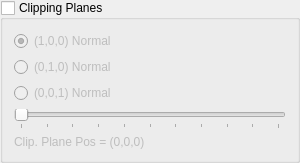
                                       <widget class="QGroupBox" name="ClippBox">
                                          <property name="enabled">
                                             <bool>true</bool>
                                          </property>
                                          <property name="sizePolicy">
                                             <sizepolicy hsizetype="Minimum" vsizetype="Preferred">
                                                <horstretch>0</horstretch>
                                                <verstretch>0</verstretch>
                                             </sizepolicy>
                                          </property>
                                          <property name="minimumSize">
                                             <size>
                                                <width>300</width>
                                                <height>0</height>
                                             </size>
                                          </property>
                                          <property name="toolTip">
                                             <string>Options for the clipping plane </string>
                                          </property>
                                          <property name="statusTip">
                                             <string>Options for the clipping plane </string>
                                          </property>
                                          <property name="whatsThis">
                                             <string>Options for the clipping plane </string>
                                          </property>
                                          <property name="title">
                                             <string>Clipping Planes</string>
                                          </property>
                                          <property name="checkable">
                                             <bool>true</bool>
                                          </property>
                                          <property name="checked">
                                             <bool>false</bool>
                                          </property>
                                          <layout class="QVBoxLayout" name="ClippPlaneLayout">
                                             <item>
                                                <widget class="QRadioButton" name="ClippPlaneXCheck">
                                                   <property name="enabled">
                                                      <bool>false</bool>
                                                   </property>
                                                   <property name="toolTip">
                                                      <string>Normal of the plane along the x direction</string>
                                                   </property>
                                                   <property name="statusTip">
                                                      <string>Normal of the plane along the x direction</string>
                                                   </property>
                                                   <property name="whatsThis">
                                                      <string>Normal of the plane along the x direction</string>
                                                   </property>
                                                   <property name="autoFillBackground">
                                                      <bool>false</bool>
                                                   </property>
                                                   <property name="text">
                                                      <string>(1,0,0) Normal</string>
                                                   </property>
                                                   <property name="checked">
                                                      <bool>true</bool>
                                                   </property>
                                                   <attribute name="buttonGroup">
                                                      <string notr="true">ClippingPlaneSelector</string>
                                                   </attribute>
                                                </widget>
                                             </item>
                                             <item>
                                                <widget class="QRadioButton" name="ClippPlaneYCheck">
                                                   <property name="toolTip">
                                                      <string>Normal of the plane along the y direction</string>
                                                   </property>
                                                   <property name="statusTip">
                                                      <string>Normal of the plane along the y direction</string>
                                                   </property>
                                                   <property name="whatsThis">
                                                      <string>Normal of the plane along the y direction</string>
                                                   </property>
                                                   <property name="autoFillBackground">
                                                      <bool>false</bool>
                                                   </property>
                                                   <property name="text">
                                                      <string>(0,1,0) Normal</string>
                                                   </property>
                                                   <attribute name="buttonGroup">
                                                      <string notr="true">ClippingPlaneSelector</string>
                                                   </attribute>
                                                </widget>
                                             </item>
                                             <item>
                                                <widget class="QRadioButton" name="ClippPlaneZCheck">
                                                   <property name="toolTip">
                                                      <string>Normal of the plane along the z direction</string>
                                                   </property>
                                                   <property name="statusTip">
                                                      <string>Normal of the plane along the z direction</string>
                                                   </property>
                                                   <property name="whatsThis">
                                                      <string>Normal of the plane along the z direction</string>
                                                   </property>
                                                   <property name="autoFillBackground">
                                                      <bool>false</bool>
                                                   </property>
                                                   <property name="text">
                                                      <string>(0,0,1) Normal</string>
                                                   </property>
                                                   <property name="checked">
                                                      <bool>false</bool>
                                                   </property>
                                                   <attribute name="buttonGroup">
                                                      <string notr="true">ClippingPlaneSelector</string>
                                                   </attribute>
                                                </widget>
                                             </item>
                                             <item>
                                                <widget class="QSlider" name="ClippingPlaneSlider">
                                                   <property name="enabled">
                                                      <bool>false</bool>
                                                   </property>
                                                   <property name="font">
                                                      <font>
                                                         <italic>false</italic>
                                                         <underline>false</underline>
                                                         <strikeout>false</strikeout>
                                                      </font>
                                                   </property>
                                                   <property name="toolTip">
                                                      <string>Change the position of the clipping plane</string>
                                                   </property>
                                                   <property name="statusTip">
                                                      <string>Change the position of the clipping plane</string>
                                                   </property>
                                                   <property name="whatsThis">
                                                      <string>Change the position of the clipping plane</string>
                                                   </property>
                                                   <property name="minimum">
                                                      <number>0</number>
                                                   </property>
                                                   <property name="maximum">
                                                      <number>10</number>
                                                   </property>
                                                   <property name="pageStep">
                                                      <number>1</number>
                                                   </property>
                                                   <property name="value">
                                                      <number>0</number>
                                                   </property>
                                                   <property name="orientation">
                                                      <enum>Qt::Horizontal</enum>
                                                   </property>
                                                   <property name="tickPosition">
                                                      <enum>QSlider::TicksBelow</enum>
                                                   </property>
                                                   <property name="tickInterval">
                                                      <number>1</number>
                                                   </property>
                                                </widget>
                                             </item>
                                             <item>
                                                <widget class="QLabel" name="ClipPlaneLabel">
                                                   <property name="text">
                                                      <string>Clip. Plane Pos = (0,0,0)</string>
                                                   </property>
                                                </widget>
                                             </item>
                                          </layout>
                                       </widget>
